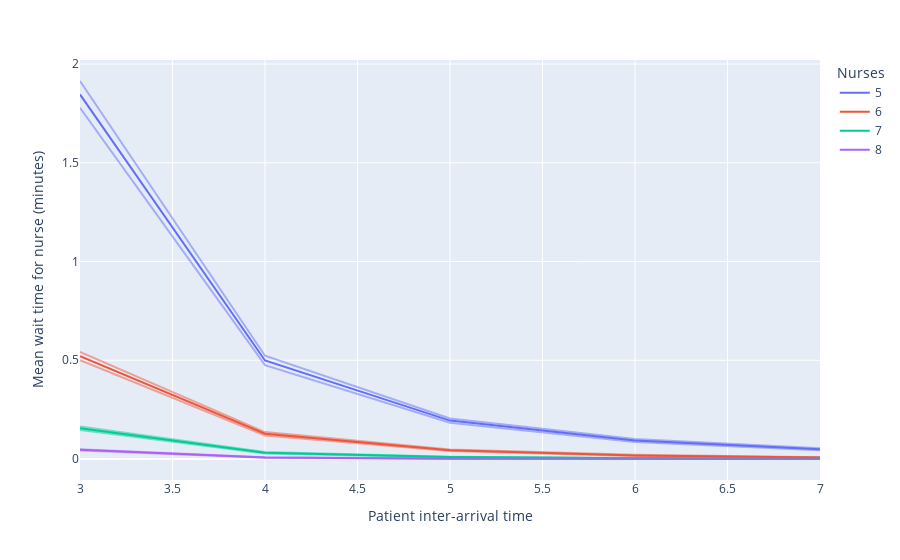

This figure's notebook cell:
### Markdown cell above
Mean wait time for nurse from scenarios with varying patient inter-arrival times and number of nurses.

### Code cell
result, fig = plot_scenario(
    results=scenario_results,
    x_var='patient_inter',
    result_var='mean_q_time_nurse',
    colour_var='number_of_nurses',
    xaxis_title='Patient inter-arrival time',
    yaxis_title='Mean wait time for nurse (minutes)',
    legend_title='Nurses')

fig.show()

fig.write_image(os.path.join(output_dir, 'scenario_nurse_wait.png'))

### Figure 1 — Plotly figure (JSON) as saved in the notebook; plotly's stock layout.template omitted (floating-point values rounded to 4 significant figures)
{"data": [{"hovertemplate": "number_of_nurses=5<br>patient_inter=%{x}<br>mean=%{y}<extra></extra>", "legendgroup": "5", "line": {"color": "#636efa", "dash": "solid"}, "marker": {"symbol": "circle"}, "mode": "lines", "name": "5", "orientation": "v", "showlegend": true, "type": "scatter", "x": [3, 4, 5, 6, 7], "xaxis": "x", "y": [1.846, 0.499, 0.1945, 0.09373, 0.04939], "yaxis": "y"}, {"hovertemplate": "number_of_nurses=6<br>patient_inter=%{x}<br>mean=%{y}<extra></extra>", "legendgroup": "6", "line": {"color": "#EF553B", "dash": "solid"}, "marker": {"symbol": "circle"}, "mode": "lines", "name": "6", "orientation": "v", "showlegend": true, "type": "scatter", "x": [3, 4, 5, 6, 7], "xaxis": "x", "y": [0.521, 0.1277, 0.04427, 0.01828, 0.00797], "yaxis": "y"}, {"hovertemplate": "number_of_nurses=7<br>patient_inter=%{x}<br>mean=%{y}<extra></extra>", "legendgroup": "7", "line": {"color": "#00cc96", "dash": "solid"}, "marker": {"symbol": "circle"}, "mode": "lines", "name": "7", "orientation": "v", "showlegend": true, "type": "scatter", "x": [3, 4, 5, 6, 7], "xaxis": "x", "y": [0.1559, 0.03167, 0.009584, 0.003532, 0.001338], "yaxis": "y"}, {"hovertemplate": "number_of_nurses=8<br>patient_inter=%{x}<br>mean=%{y}<extra></extra>", "legendgroup": "8", "line": {"color": "#ab63fa", "dash": "solid"}, "marker": {"symbol": "circle"}, "mode": "lines", "name": "8", "orientation": "v", "showlegend": true, "type": "scatter", "x": [3, 4, 5, 6, 7], "xaxis": "x", "y": [0.04633, 0.007822, 0.001918, 0.0007798, 0.000257], "yaxis": "y"}, {"hovertemplate": "number_of_nurses=5<br>patient_inter=%{x}<br>ci_upper=%{y}<extra></extra>", "legendgroup": "5", "line": {"color": "#636efa", "dash": "solid"}, "marker": {"symbol": "circle"}, "mode": "lines", "name": "5", "opacity": 0.5, "orientation": "v", "showlegend": false, "type": "scatter", "x": [3, 4, 5, 6, 7], "xaxis": "x", "y": [1.914, 0.5228, 0.2052, 0.101, 0.05412], "yaxis": "y"}, {"hovertemplate": "number_of_nurses=6<br>patient_inter=%{x}<br>ci_upper=%{y}<extra></extra>", "legendgroup": "6", "line": {"color": "#EF553B", "dash": "solid"}, "marker": {"symbol": "circle"}, "mode": "lines", "name": "6", "opacity": 0.5, "orientation": "v", "showlegend": false, "type": "scatter", "x": [3, 4, 5, 6, 7], "xaxis": "x", "y": [0.5421, 0.1363, 0.04843, 0.02103, 0.009405], "yaxis": "y"}, {"hovertemplate": "number_of_nurses=7<br>patient_inter=%{x}<br>ci_upper=%{y}<extra></extra>", "legendgroup": "7", "line": {"color": "#00cc96", "dash": "solid"}, "marker": {"symbol": "circle"}, "mode": "lines", "name": "7", "opacity": 0.5, "orientation": "v", "showlegend": false, "type": "scatter", "x": [3, 4, 5, 6, 7], "xaxis": "x", "y": [0.1644, 0.03498, 0.01133, 0.004655, 0.001869], "yaxis": "y"}, {"hovertemplate": "number_of_nurses=8<br>patient_inter=%{x}<br>ci_upper=%{y}<extra></extra>", "legendgroup": "8", "line": {"color": "#ab63fa", "dash": "solid"}, "marker": {"symbol": "circle"}, "mode": "lines", "name": "8", "opacity": 0.5, "orientation": "v", "showlegend": false, "type": "scatter", "x": [3, 4, 5, 6, 7], "xaxis": "x", "y": [0.04987, 0.00913, 0.002563, 0.001187, 0.0004328], "yaxis": "y"}, {"hovertemplate": "number_of_nurses=5<br>patient_inter=%{x}<br>ci_lower=%{y}<extra></extra>", "legendgroup": "5", "line": {"color": "#636efa", "dash": "solid"}, "marker": {"symbol": "circle"}, "mode": "lines", "name": "5", "opacity": 0.5, "orientation": "v", "showlegend": false, "type": "scatter", "x": [3, 4, 5, 6, 7], "xaxis": "x", "y": [1.778, 0.4753, 0.1838, 0.08648, 0.04466], "yaxis": "y"}, {"hovertemplate": "number_of_nurses=6<br>patient_inter=%{x}<br>ci_lower=%{y}<extra></extra>", "legendgroup": "6", "line": {"color": "#EF553B", "dash": "solid"}, "marker": {"symbol": "circle"}, "mode": "lines", "name": "6", "opacity": 0.5, "orientation": "v", "showlegend": false, "type": "scatter", "x": [3, 4, 5, 6, 7], "xaxis": "x", "y": [0.4999, 0.1191, 0.04012, 0.01552, 0.006535], "yaxis": "y"}, {"hovertemplate": "number_of_nurses=7<br>patient_inter=%{x}<br>ci_lower=%{y}<extra></extra>", "legendgroup": "7", "line": {"color": "#00cc96", "dash": "solid"}, "marker": {"symbol": "circle"}, "mode": "lines", "name": "7", "opacity": 0.5, "orientation": "v", "showlegend": false, "type": "scatter", "x": [3, 4, 5, 6, 7], "xaxis": "x", "y": [0.1474, 0.02837, 0.007839, 0.00241, 0.0008072], "yaxis": "y"}, {"hovertemplate": "number_of_nurses=8<br>patient_inter=%{x}<br>ci_lower=%{y}<extra></extra>", "legendgroup": "8", "line": {"color": "#ab63fa", "dash": "solid"}, "marker": {"symbol": "circle"}, "mode": "lines", "name": "8", "opacity": 0.5, "orientation": "v", "showlegend": false, "type": "scatter", "x": [3, 4, 5, 6, 7], "xaxis": "x", "y": [0.04279, 0.006515, 0.001274, 0.0003729, 8.123e-05], "yaxis": "y"}], "layout": {"legend": {"title": {"text": "Nurses"}, "tracegroupgap": 0}, "margin": {"t": 60}, "xaxis": {"anchor": "y", "domain": [0, 1], "title": {"text": "Patient inter-arrival time"}}, "yaxis": {"anchor": "x", "domain": [0, 1], "title": {"text": "Mean wait time for nurse (minutes)"}}}}
